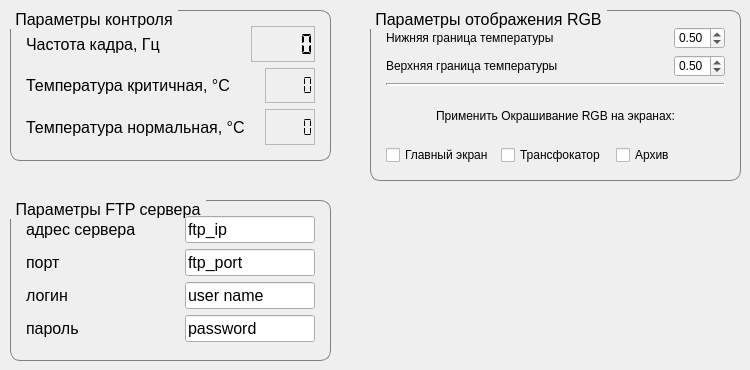
      <widget class="QWidget" name="page_3">
       <widget class="QGroupBox" name="groupBox_13">
        <property name="geometry">
         <rect>
          <x>10</x>
          <y>10</y>
          <width>321</width>
          <height>151</height>
         </rect>
        </property>
        <property name="font">
         <font>
          <family>Segoe UI</family>
          <pointsize>12</pointsize>
         </font>
        </property>
        <property name="styleSheet">
         <string notr="true">QGroupBox {
    border: 1px solid gray;
    border-radius:10px;
    margin-top: 4ex; /* leave space at the top for the title */
}

QGroupBox::title {
    subcontrol-origin: margin;
    subcontrol-position: top left; /* position at the top */
    padding:0 3px;
  
}</string>
        </property>
        <property name="title">
         <string>Параметры контроля</string>
        </property>
        <layout class="QVBoxLayout" name="verticalLayout_20">
         <property name="leftMargin">
          <number>15</number>
         </property>
         <property name="topMargin">
          <number>15</number>
         </property>
         <property name="rightMargin">
          <number>15</number>
         </property>
         <property name="bottomMargin">
          <number>15</number>
         </property>
         <item>
          <layout class="QHBoxLayout" name="horizontalLayout_45">
           <item>
            <widget class="QLabel" name="label_47">
             <property name="minimumSize">
              <size>
               <width>0</width>
               <height>0</height>
              </size>
             </property>
             <property name="font">
              <font>
               <family>Segoe UI</family>
               <pointsize>12</pointsize>
              </font>
             </property>
             <property name="text">
              <string>Частота кадра, Гц</string>
             </property>
            </widget>
           </item>
           <item>
            <spacer name="horizontalSpacer_12">
             <property name="orientation">
              <enum>Qt::Horizontal</enum>
             </property>
             <property name="sizeHint" stdset="0">
              <size>
               <width>40</width>
               <height>20</height>
              </size>
             </property>
            </spacer>
           </item>
           <item>
            <widget class="QLCDNumber" name="lcd__frame_frequency">
             <property name="minimumSize">
              <size>
               <width>50</width>
               <height>25</height>
              </size>
             </property>
             <property name="font">
              <font>
               <family>Segoe UI</family>
               <pointsize>12</pointsize>
              </font>
             </property>
             <property name="frameShape">
              <enum>QFrame::StyledPanel</enum>
             </property>
             <property name="lineWidth">
              <number>1</number>
             </property>
             <property name="digitCount">
              <number>5</number>
             </property>
             <property name="segmentStyle">
              <enum>QLCDNumber::Flat</enum>
             </property>
            </widget>
           </item>
          </layout>
         </item>
         <item>
          <layout class="QHBoxLayout" name="horizontalLayout_46">
           <item>
            <widget class="QLabel" name="label_48">
             <property name="minimumSize">
              <size>
               <width>0</width>
               <height>0</height>
              </size>
             </property>
             <property name="font">
              <font>
               <family>Segoe UI</family>
               <pointsize>12</pointsize>
              </font>
             </property>
             <property name="text">
              <string>Температура критичная, °C </string>
             </property>
            </widget>
           </item>
           <item>
            <spacer name="horizontalSpacer_13">
             <property name="orientation">
              <enum>Qt::Horizontal</enum>
             </property>
             <property name="sizeHint" stdset="0">
              <size>
               <width>40</width>
               <height>20</height>
              </size>
             </property>
            </spacer>
           </item>
           <item>
            <widget class="QLCDNumber" name="lcd_Zoom_Delta_5">
             <property name="minimumSize">
              <size>
               <width>50</width>
               <height>25</height>
              </size>
             </property>
             <property name="font">
              <font>
               <family>Segoe UI</family>
               <pointsize>12</pointsize>
              </font>
             </property>
             <property name="frameShape">
              <enum>QFrame::StyledPanel</enum>
             </property>
             <property name="lineWidth">
              <number>1</number>
             </property>
             <property name="digitCount">
              <number>5</number>
             </property>
             <property name="segmentStyle">
              <enum>QLCDNumber::Flat</enum>
             </property>
            </widget>
           </item>
          </layout>
         </item>
         <item>
          <layout class="QHBoxLayout" name="horizontalLayout_47">
           <item>
            <widget class="QLabel" name="label_49">
             <property name="minimumSize">
              <size>
               <width>0</width>
               <height>0</height>
              </size>
             </property>
             <property name="font">
              <font>
               <family>Segoe UI</family>
               <pointsize>12</pointsize>
              </font>
             </property>
             <property name="text">
              <string>Температура нормальная, °C </string>
             </property>
            </widget>
           </item>
           <item>
            <spacer name="horizontalSpacer_14">
             <property name="orientation">
              <enum>Qt::Horizontal</enum>
             </property>
             <property name="sizeHint" stdset="0">
              <size>
               <width>40</width>
               <height>20</height>
              </size>
             </property>
            </spacer>
           </item>
           <item>
            <widget class="QLCDNumber" name="lcd_Zoom_Delta_6">
             <property name="minimumSize">
              <size>
               <width>50</width>
               <height>25</height>
              </size>
             </property>
             <property name="font">
              <font>
               <family>Segoe UI</family>
               <pointsize>12</pointsize>
              </font>
             </property>
             <property name="frameShape">
              <enum>QFrame::StyledPanel</enum>
             </property>
             <property name="lineWidth">
              <number>1</number>
             </property>
             <property name="digitCount">
              <number>5</number>
             </property>
             <property name="segmentStyle">
              <enum>QLCDNumber::Flat</enum>
             </property>
            </widget>
           </item>
          </layout>
         </item>
        </layout>
       </widget>
       <widget class="QGroupBox" name="groupBox_8">
        <property name="geometry">
         <rect>
          <x>10</x>
          <y>200</y>
          <width>321</width>
          <height>161</height>
         </rect>
        </property>
        <property name="font">
         <font>
          <family>Segoe UI</family>
          <pointsize>12</pointsize>
         </font>
        </property>
        <property name="styleSheet">
         <string notr="true">QGroupBox {
    border: 1px solid gray;
    border-radius:10px;
    margin-top: 4ex; /* leave space at the top for the title */
}

QGroupBox::title {
    subcontrol-origin: margin;
    subcontrol-position: top left; /* position at the top */
    padding:0 3px;
  
}</string>
        </property>
        <property name="title">
         <string>Параметры FTP сервера</string>
        </property>
        <layout class="QVBoxLayout" name="verticalLayout_13">
         <property name="leftMargin">
          <number>15</number>
         </property>
         <property name="topMargin">
          <number>15</number>
         </property>
         <property name="rightMargin">
          <number>15</number>
         </property>
         <property name="bottomMargin">
          <number>15</number>
         </property>
         <item>
          <layout class="QHBoxLayout" name="horizontalLayout_16">
           <item>
            <widget class="QLabel" name="label_10">
             <property name="font">
              <font>
               <family>Segoe UI</family>
               <pointsize>12</pointsize>
              </font>
             </property>
             <property name="text">
              <string>адрес сервера</string>
             </property>
            </widget>
           </item>
           <item>
            <spacer name="horizontalSpacer_25">
             <property name="orientation">
              <enum>Qt::Horizontal</enum>
             </property>
             <property name="sizeHint" stdset="0">
              <size>
               <width>40</width>
               <height>20</height>
              </size>
             </property>
            </spacer>
           </item>
           <item>
            <widget class="QLineEdit" name="ftp_ip">
             <property name="sizePolicy">
              <sizepolicy hsizetype="Preferred" vsizetype="Fixed">
               <horstretch>0</horstretch>
               <verstretch>0</verstretch>
              </sizepolicy>
             </property>
             <property name="minimumSize">
              <size>
               <width>130</width>
               <height>0</height>
              </size>
             </property>
             <property name="maximumSize">
              <size>
               <width>130</width>
               <height>16777215</height>
              </size>
             </property>
             <property name="font">
              <font>
               <family>Segoe UI</family>
               <pointsize>12</pointsize>
              </font>
             </property>
             <property name="text">
              <string>ftp_ip</string>
             </property>
            </widget>
           </item>
          </layout>
         </item>
         <item>
          <layout class="QHBoxLayout" name="horizontalLayout_17">
           <item>
            <widget class="QLabel" name="label_11">
             <property name="font">
              <font>
               <family>Segoe UI</family>
               <pointsize>12</pointsize>
              </font>
             </property>
             <property name="text">
              <string>порт</string>
             </property>
            </widget>
           </item>
           <item>
            <spacer name="horizontalSpacer_26">
             <property name="orientation">
              <enum>Qt::Horizontal</enum>
             </property>
             <property name="sizeHint" stdset="0">
              <size>
               <width>40</width>
               <height>20</height>
              </size>
             </property>
            </spacer>
           </item>
           <item>
            <widget class="QLineEdit" name="ftp_port">
             <property name="sizePolicy">
              <sizepolicy hsizetype="Preferred" vsizetype="Fixed">
               <horstretch>0</horstretch>
               <verstretch>0</verstretch>
              </sizepolicy>
             </property>
             <property name="minimumSize">
              <size>
               <width>130</width>
               <height>0</height>
              </size>
             </property>
             <property name="maximumSize">
              <size>
               <width>130</width>
               <height>16777215</height>
              </size>
             </property>
             <property name="font">
              <font>
               <family>Segoe UI</family>
               <pointsize>12</pointsize>
              </font>
             </property>
             <property name="text">
              <string>ftp_port</string>
             </property>
            </widget>
           </item>
          </layout>
         </item>
         <item>
          <layout class="QHBoxLayout" name="horizontalLayout_18">
           <item>
            <widget class="QLabel" name="label_12">
             <property name="font">
              <font>
               <family>Segoe UI</family>
               <pointsize>12</pointsize>
              </font>
             </property>
             <property name="text">
              <string>логин</string>
             </property>
            </widget>
           </item>
           <item>
            <spacer name="horizontalSpacer_27">
             <property name="orientation">
              <enum>Qt::Horizontal</enum>
             </property>
             <property name="sizeHint" stdset="0">
              <size>
               <width>40</width>
               <height>20</height>
              </size>
             </property>
            </spacer>
           </item>
           <item>
            <widget class="QLineEdit" name="ftp_login">
             <property name="sizePolicy">
              <sizepolicy hsizetype="Preferred" vsizetype="Fixed">
               <horstretch>0</horstretch>
               <verstretch>0</verstretch>
              </sizepolicy>
             </property>
             <property name="minimumSize">
              <size>
               <width>130</width>
               <height>0</height>
              </size>
             </property>
             <property name="maximumSize">
              <size>
               <width>130</width>
               <height>16777215</height>
              </size>
             </property>
             <property name="font">
              <font>
               <family>Segoe UI</family>
               <pointsize>12</pointsize>
              </font>
             </property>
             <property name="inputMask">
              <string/>
             </property>
             <property name="text">
              <string>user name</string>
             </property>
            </widget>
           </item>
          </layout>
         </item>
         <item>
          <layout class="QHBoxLayout" name="horizontalLayout_19">
           <item>
            <widget class="QLabel" name="label_13">
             <property name="font">
              <font>
               <family>Segoe UI</family>
               <pointsize>12</pointsize>
              </font>
             </property>
             <property name="text">
              <string>пароль</string>
             </property>
            </widget>
           </item>
           <item>
            <spacer name="horizontalSpacer_28">
             <property name="orientation">
              <enum>Qt::Horizontal</enum>
             </property>
             <property name="sizeHint" stdset="0">
              <size>
               <width>40</width>
               <height>20</height>
              </size>
             </property>
            </spacer>
           </item>
           <item>
            <widget class="QLineEdit" name="ftp_pass">
             <property name="sizePolicy">
              <sizepolicy hsizetype="Preferred" vsizetype="Fixed">
               <horstretch>0</horstretch>
               <verstretch>0</verstretch>
              </sizepolicy>
             </property>
             <property name="minimumSize">
              <size>
               <width>130</width>
               <height>0</height>
              </size>
             </property>
             <property name="maximumSize">
              <size>
               <width>130</width>
               <height>16777215</height>
              </size>
             </property>
             <property name="font">
              <font>
               <family>Segoe UI</family>
               <pointsize>12</pointsize>
              </font>
             </property>
             <property name="text">
              <string>password</string>
             </property>
            </widget>
           </item>
          </layout>
         </item>
        </layout>
       </widget>
       <widget class="QGroupBox" name="groupBox_15">
        <property name="geometry">
         <rect>
          <x>370</x>
          <y>10</y>
          <width>371</width>
          <height>171</height>
         </rect>
        </property>
        <property name="font">
         <font>
          <family>Segoe UI</family>
          <pointsize>12</pointsize>
         </font>
        </property>
        <property name="styleSheet">
         <string notr="true">QGroupBox {
    border: 1px solid gray;
    border-radius:10px;
    margin-top: 4ex; /* leave space at the top for the title */
}

QGroupBox::title {
    subcontrol-origin: margin;
    subcontrol-position: top left; /* position at the top */
    padding:0 3px;
  
}</string>
        </property>
        <property name="title">
         <string>Параметры отображения RGB</string>
        </property>
        <layout class="QVBoxLayout" name="verticalLayout_18">
         <property name="leftMargin">
          <number>15</number>
         </property>
         <property name="topMargin">
          <number>16</number>
         </property>
         <property name="rightMargin">
          <number>15</number>
         </property>
         <property name="bottomMargin">
          <number>15</number>
         </property>
         <item>
          <layout class="QHBoxLayout" name="horizontalLayout_20">
           <item>
            <widget class="QLabel" name="label_14">
             <property name="styleSheet">
              <string notr="true">font: 12pt &quot;Segoe UI&quot;;</string>
             </property>
             <property name="text">
              <string>Нижняя граница температуры</string>
             </property>
            </widget>
           </item>
           <item>
            <spacer name="horizontalSpacer_29">
             <property name="orientation">
              <enum>Qt::Horizontal</enum>
             </property>
             <property name="sizeHint" stdset="0">
              <size>
               <width>40</width>
               <height>20</height>
              </size>
             </property>
            </spacer>
           </item>
           <item>
            <widget class="QDoubleSpinBox" name="B_min_temp">
             <property name="styleSheet">
              <string notr="true">font: 12pt &quot;Segoe UI&quot;;</string>
             </property>
             <property name="maximum">
              <double>1.000000000000000</double>
             </property>
             <property name="singleStep">
              <double>0.050000000000000</double>
             </property>
             <property name="value">
              <double>0.500000000000000</double>
             </property>
            </widget>
           </item>
          </layout>
         </item>
         <item>
          <layout class="QHBoxLayout" name="horizontalLayout_21">
           <item>
            <widget class="QLabel" name="label_15">
             <property name="styleSheet">
              <string notr="true">font: 12pt &quot;Segoe UI&quot;;</string>
             </property>
             <property name="text">
              <string>Верхняя граница температуры</string>
             </property>
            </widget>
           </item>
           <item>
            <spacer name="horizontalSpacer_30">
             <property name="orientation">
              <enum>Qt::Horizontal</enum>
             </property>
             <property name="sizeHint" stdset="0">
              <size>
               <width>40</width>
               <height>20</height>
              </size>
             </property>
            </spacer>
           </item>
           <item>
            <widget class="QDoubleSpinBox" name="B_max_temp">
             <property name="styleSheet">
              <string notr="true">font: 12pt &quot;Segoe UI&quot;;</string>
             </property>
             <property name="maximum">
              <double>1.000000000000000</double>
             </property>
             <property name="singleStep">
              <double>0.050000000000000</double>
             </property>
             <property name="value">
              <double>0.500000000000000</double>
             </property>
            </widget>
           </item>
          </layout>
         </item>
         <item>
          <widget class="Line" name="line">
           <property name="frameShadow">
            <enum>QFrame::Sunken</enum>
           </property>
           <property name="lineWidth">
            <number>2</number>
           </property>
           <property name="orientation">
            <enum>Qt::Horizontal</enum>
           </property>
          </widget>
         </item>
         <item>
          <layout class="QHBoxLayout" name="horizontalLayout_22">
           <item>
            <spacer name="horizontalSpacer_31">
             <property name="orientation">
              <enum>Qt::Horizontal</enum>
             </property>
             <property name="sizeHint" stdset="0">
              <size>
               <width>40</width>
               <height>20</height>
              </size>
             </property>
            </spacer>
           </item>
           <item>
            <widget class="QLabel" name="label_16">
             <property name="styleSheet">
              <string notr="true">font: 12pt &quot;Segoe UI&quot;;</string>
             </property>
             <property name="text">
              <string>Применить Окрашивание RGB на экранах:</string>
             </property>
            </widget>
           </item>
           <item>
            <spacer name="horizontalSpacer_32">
             <property name="orientation">
              <enum>Qt::Horizontal</enum>
             </property>
             <property name="sizeHint" stdset="0">
              <size>
               <width>40</width>
               <height>20</height>
              </size>
             </property>
            </spacer>
           </item>
          </layout>
         </item>
         <item>
          <layout class="QHBoxLayout" name="horizontalLayout_23">
           <item>
            <widget class="QCheckBox" name="check_main_screen">
             <property name="styleSheet">
              <string notr="true">font: 12pt &quot;Segoe UI&quot;;</string>
             </property>
             <property name="text">
              <string>Главный экран</string>
             </property>
            </widget>
           </item>
           <item>
            <widget class="QCheckBox" name="check_transfocator">
             <property name="styleSheet">
              <string notr="true">font: 12pt &quot;Segoe UI&quot;;</string>
             </property>
             <property name="text">
              <string>Трансфокатор</string>
             </property>
            </widget>
           </item>
           <item>
            <widget class="QCheckBox" name="check_arch">
             <property name="styleSheet">
              <string notr="true">font: 12pt &quot;Segoe UI&quot;;</string>
             </property>
             <property name="text">
              <string>Архив</string>
             </property>
            </widget>
           </item>
          </layout>
         </item>
        </layout>
       </widget>
      </widget>
